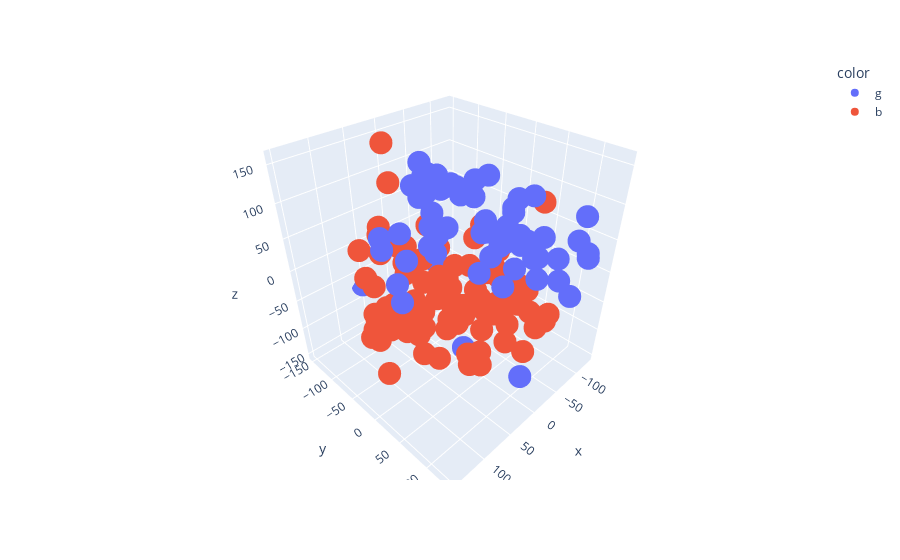

The code cell stored with this chart in its notebook:
### Code cell
# 2 clusters
km2 = KMeans(n_clusters=2).fit(X)

X_embedded  = TSNE(n_components=3, perplexity=10, random_state=24).fit_transform( X )
colors = np.array([x for x in 'bgrcmykbgrcmykbgrcmykbgrcmyk'])

fig = px.scatter_3d(x=X_embedded [:,0],y=X_embedded [:,1],z=X_embedded [:,2],color=colors[km2.labels_])
fig.show()
